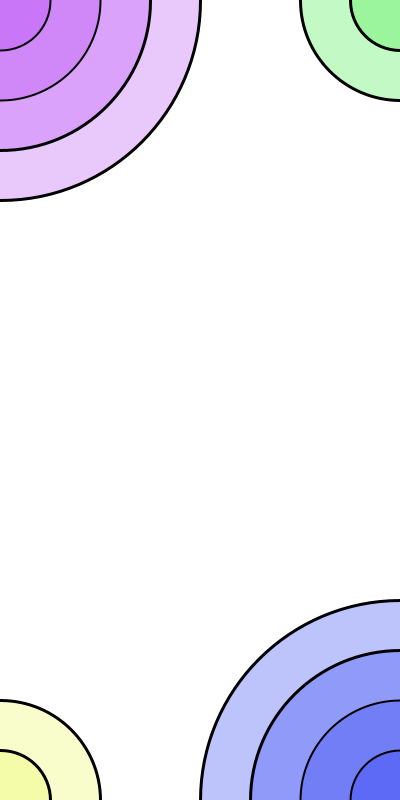
Frame 1 (no input)
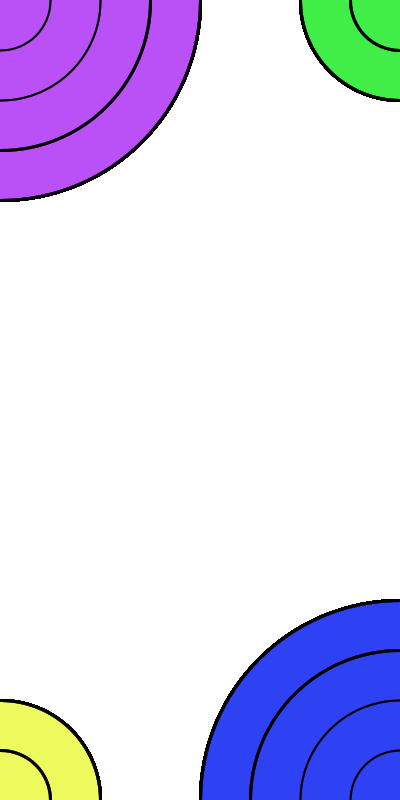
Frame 60 (the mouse pressed at the canvas centre just before this capture)
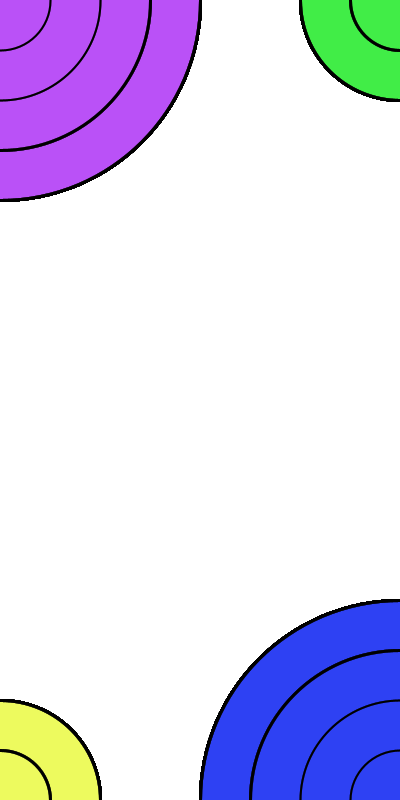
Frame 120 (the mouse held since frame 60 and released just before this capture)

The Processing sketch that drew these frames (run headless with seeded random() and noise(); from frame 60 on, the mouse is pressed at the canvas centre):

// Processing sketch: processing_24803
// ── processing_24803.pde


int a=100;
int b=100;
int side1=400;
int side2=800;


void setup(){
  size(400,800);

  strokeWeight(3);
  background(255);
  smooth();
  noFill();
}

void draw(){
  
  
fill(186,79,245,80);
  
  strokeWeight(3);
  ellipse(0,0,4*a,4*b);
  ellipse(0,0,3*a,3*b);
  strokeWeight(2);
  ellipse(0,0,2*a,2*b);
  ellipse(0,0,1*a,1*b);
  
 fill(46,64,242,80);

 
  strokeWeight(3);
  ellipse(side1,side2,4*a,4*b);
  ellipse(side1,side2,3*a,3*b);
  strokeWeight(2);
  ellipse(side1,side2,2*a,2*b);
  ellipse(side1,side2,1*a,1*b);
  
 fill(65,237,71,80);
  
  
 
  strokeWeight(3);
  ellipse(side1,0,2*a,2*a);
  ellipse(side1,0,1*a,1*a);
  
  fill(236,250,91,80);

  
 
  strokeWeight(3);
  ellipse(0,side2,2*a,2*b);
  ellipse(0,side2,1*a,1*b);
  

}
